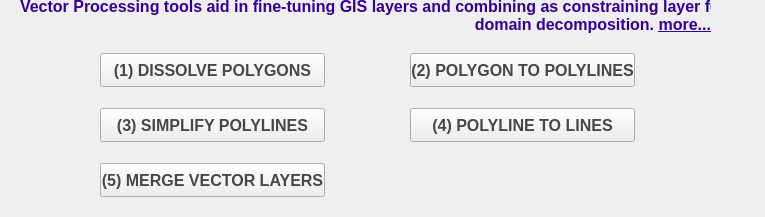
   <widget class="QWidget" name="PIHMgisToolBox_VectorProcessing">
    <property name="geometry">
     <rect>
      <x>0</x>
      <y>0</y>
      <width>765</width>
      <height>217</height>
     </rect>
    </property>
    <attribute name="label">
     <string>PIHMgis Toolset : : Vector Processing</string>
    </attribute>
    <widget class="QPushButton" name="pushButtonVectorProcessingDissolvePolygons">
     <property name="geometry">
      <rect>
       <x>100</x>
       <y>53</y>
       <width>225</width>
       <height>34</height>
      </rect>
     </property>
     <property name="palette">
      <palette>
       <active>
        <colorrole role="WindowText">
         <brush brushstyle="SolidPattern">
          <color alpha="255">
           <red>71</red>
           <green>71</green>
           <blue>71</blue>
          </color>
         </brush>
        </colorrole>
        <colorrole role="Text">
         <brush brushstyle="SolidPattern">
          <color alpha="255">
           <red>71</red>
           <green>71</green>
           <blue>71</blue>
          </color>
         </brush>
        </colorrole>
        <colorrole role="ButtonText">
         <brush brushstyle="SolidPattern">
          <color alpha="255">
           <red>71</red>
           <green>71</green>
           <blue>71</blue>
          </color>
         </brush>
        </colorrole>
       </active>
       <inactive>
        <colorrole role="WindowText">
         <brush brushstyle="SolidPattern">
          <color alpha="255">
           <red>71</red>
           <green>71</green>
           <blue>71</blue>
          </color>
         </brush>
        </colorrole>
        <colorrole role="Text">
         <brush brushstyle="SolidPattern">
          <color alpha="255">
           <red>71</red>
           <green>71</green>
           <blue>71</blue>
          </color>
         </brush>
        </colorrole>
        <colorrole role="ButtonText">
         <brush brushstyle="SolidPattern">
          <color alpha="255">
           <red>71</red>
           <green>71</green>
           <blue>71</blue>
          </color>
         </brush>
        </colorrole>
       </inactive>
       <disabled>
        <colorrole role="WindowText">
         <brush brushstyle="SolidPattern">
          <color alpha="255">
           <red>71</red>
           <green>71</green>
           <blue>71</blue>
          </color>
         </brush>
        </colorrole>
        <colorrole role="Text">
         <brush brushstyle="SolidPattern">
          <color alpha="255">
           <red>71</red>
           <green>71</green>
           <blue>71</blue>
          </color>
         </brush>
        </colorrole>
        <colorrole role="ButtonText">
         <brush brushstyle="SolidPattern">
          <color alpha="255">
           <red>71</red>
           <green>71</green>
           <blue>71</blue>
          </color>
         </brush>
        </colorrole>
       </disabled>
      </palette>
     </property>
     <property name="font">
      <font>
       <family>Lucida Grande</family>
       <pointsize>12</pointsize>
       <weight>75</weight>
       <bold>true</bold>
      </font>
     </property>
     <property name="styleSheet">
      <string notr="true">color: rgb(255, 51, 0);
color: rgb(71, 71, 71);</string>
     </property>
     <property name="locale">
      <locale language="English" country="UnitedStates"/>
     </property>
     <property name="text">
      <string>(1) DISSOLVE POLYGONS</string>
     </property>
     <property name="autoDefault">
      <bool>false</bool>
     </property>
     <property name="default">
      <bool>false</bool>
     </property>
     <property name="flat">
      <bool>false</bool>
     </property>
    </widget>
    <widget class="QPushButton" name="pushButtonVectorProcessingPolygonToPolylines">
     <property name="geometry">
      <rect>
       <x>410</x>
       <y>53</y>
       <width>225</width>
       <height>34</height>
      </rect>
     </property>
     <property name="palette">
      <palette>
       <active>
        <colorrole role="WindowText">
         <brush brushstyle="SolidPattern">
          <color alpha="255">
           <red>71</red>
           <green>71</green>
           <blue>71</blue>
          </color>
         </brush>
        </colorrole>
        <colorrole role="Text">
         <brush brushstyle="SolidPattern">
          <color alpha="255">
           <red>71</red>
           <green>71</green>
           <blue>71</blue>
          </color>
         </brush>
        </colorrole>
        <colorrole role="ButtonText">
         <brush brushstyle="SolidPattern">
          <color alpha="255">
           <red>71</red>
           <green>71</green>
           <blue>71</blue>
          </color>
         </brush>
        </colorrole>
       </active>
       <inactive>
        <colorrole role="WindowText">
         <brush brushstyle="SolidPattern">
          <color alpha="255">
           <red>71</red>
           <green>71</green>
           <blue>71</blue>
          </color>
         </brush>
        </colorrole>
        <colorrole role="Text">
         <brush brushstyle="SolidPattern">
          <color alpha="255">
           <red>71</red>
           <green>71</green>
           <blue>71</blue>
          </color>
         </brush>
        </colorrole>
        <colorrole role="ButtonText">
         <brush brushstyle="SolidPattern">
          <color alpha="255">
           <red>71</red>
           <green>71</green>
           <blue>71</blue>
          </color>
         </brush>
        </colorrole>
       </inactive>
       <disabled>
        <colorrole role="WindowText">
         <brush brushstyle="SolidPattern">
          <color alpha="255">
           <red>71</red>
           <green>71</green>
           <blue>71</blue>
          </color>
         </brush>
        </colorrole>
        <colorrole role="Text">
         <brush brushstyle="SolidPattern">
          <color alpha="255">
           <red>71</red>
           <green>71</green>
           <blue>71</blue>
          </color>
         </brush>
        </colorrole>
        <colorrole role="ButtonText">
         <brush brushstyle="SolidPattern">
          <color alpha="255">
           <red>71</red>
           <green>71</green>
           <blue>71</blue>
          </color>
         </brush>
        </colorrole>
       </disabled>
      </palette>
     </property>
     <property name="font">
      <font>
       <family>Lucida Grande</family>
       <pointsize>12</pointsize>
       <weight>75</weight>
       <bold>true</bold>
      </font>
     </property>
     <property name="styleSheet">
      <string notr="true">color: rgb(255, 51, 0);
color: rgb(71, 71, 71);</string>
     </property>
     <property name="locale">
      <locale language="English" country="UnitedStates"/>
     </property>
     <property name="text">
      <string>(2) POLYGON TO POLYLINES</string>
     </property>
     <property name="autoDefault">
      <bool>false</bool>
     </property>
     <property name="default">
      <bool>false</bool>
     </property>
     <property name="flat">
      <bool>false</bool>
     </property>
    </widget>
    <widget class="QPushButton" name="pushButtonVectorProcessingPolylineToLines">
     <property name="geometry">
      <rect>
       <x>410</x>
       <y>108</y>
       <width>225</width>
       <height>34</height>
      </rect>
     </property>
     <property name="palette">
      <palette>
       <active>
        <colorrole role="WindowText">
         <brush brushstyle="SolidPattern">
          <color alpha="255">
           <red>71</red>
           <green>71</green>
           <blue>71</blue>
          </color>
         </brush>
        </colorrole>
        <colorrole role="Text">
         <brush brushstyle="SolidPattern">
          <color alpha="255">
           <red>71</red>
           <green>71</green>
           <blue>71</blue>
          </color>
         </brush>
        </colorrole>
        <colorrole role="ButtonText">
         <brush brushstyle="SolidPattern">
          <color alpha="255">
           <red>71</red>
           <green>71</green>
           <blue>71</blue>
          </color>
         </brush>
        </colorrole>
       </active>
       <inactive>
        <colorrole role="WindowText">
         <brush brushstyle="SolidPattern">
          <color alpha="255">
           <red>71</red>
           <green>71</green>
           <blue>71</blue>
          </color>
         </brush>
        </colorrole>
        <colorrole role="Text">
         <brush brushstyle="SolidPattern">
          <color alpha="255">
           <red>71</red>
           <green>71</green>
           <blue>71</blue>
          </color>
         </brush>
        </colorrole>
        <colorrole role="ButtonText">
         <brush brushstyle="SolidPattern">
          <color alpha="255">
           <red>71</red>
           <green>71</green>
           <blue>71</blue>
          </color>
         </brush>
        </colorrole>
       </inactive>
       <disabled>
        <colorrole role="WindowText">
         <brush brushstyle="SolidPattern">
          <color alpha="255">
           <red>71</red>
           <green>71</green>
           <blue>71</blue>
          </color>
         </brush>
        </colorrole>
        <colorrole role="Text">
         <brush brushstyle="SolidPattern">
          <color alpha="255">
           <red>71</red>
           <green>71</green>
           <blue>71</blue>
          </color>
         </brush>
        </colorrole>
        <colorrole role="ButtonText">
         <brush brushstyle="SolidPattern">
          <color alpha="255">
           <red>71</red>
           <green>71</green>
           <blue>71</blue>
          </color>
         </brush>
        </colorrole>
       </disabled>
      </palette>
     </property>
     <property name="font">
      <font>
       <family>Lucida Grande</family>
       <pointsize>12</pointsize>
       <weight>75</weight>
       <bold>true</bold>
      </font>
     </property>
     <property name="styleSheet">
      <string notr="true">color: rgb(255, 51, 0);
color: rgb(71, 71, 71);</string>
     </property>
     <property name="locale">
      <locale language="English" country="UnitedStates"/>
     </property>
     <property name="text">
      <string>(4) POLYLINE TO LINES</string>
     </property>
     <property name="autoDefault">
      <bool>false</bool>
     </property>
     <property name="default">
      <bool>false</bool>
     </property>
     <property name="flat">
      <bool>false</bool>
     </property>
    </widget>
    <widget class="QPushButton" name="pushButtonVectorProcessingSimplifyPolylines">
     <property name="geometry">
      <rect>
       <x>100</x>
       <y>108</y>
       <width>225</width>
       <height>34</height>
      </rect>
     </property>
     <property name="palette">
      <palette>
       <active>
        <colorrole role="WindowText">
         <brush brushstyle="SolidPattern">
          <color alpha="255">
           <red>71</red>
           <green>71</green>
           <blue>71</blue>
          </color>
         </brush>
        </colorrole>
        <colorrole role="Text">
         <brush brushstyle="SolidPattern">
          <color alpha="255">
           <red>71</red>
           <green>71</green>
           <blue>71</blue>
          </color>
         </brush>
        </colorrole>
        <colorrole role="ButtonText">
         <brush brushstyle="SolidPattern">
          <color alpha="255">
           <red>71</red>
           <green>71</green>
           <blue>71</blue>
          </color>
         </brush>
        </colorrole>
       </active>
       <inactive>
        <colorrole role="WindowText">
         <brush brushstyle="SolidPattern">
          <color alpha="255">
           <red>71</red>
           <green>71</green>
           <blue>71</blue>
          </color>
         </brush>
        </colorrole>
        <colorrole role="Text">
         <brush brushstyle="SolidPattern">
          <color alpha="255">
           <red>71</red>
           <green>71</green>
           <blue>71</blue>
          </color>
         </brush>
        </colorrole>
        <colorrole role="ButtonText">
         <brush brushstyle="SolidPattern">
          <color alpha="255">
           <red>71</red>
           <green>71</green>
           <blue>71</blue>
          </color>
         </brush>
        </colorrole>
       </inactive>
       <disabled>
        <colorrole role="WindowText">
         <brush brushstyle="SolidPattern">
          <color alpha="255">
           <red>71</red>
           <green>71</green>
           <blue>71</blue>
          </color>
         </brush>
        </colorrole>
        <colorrole role="Text">
         <brush brushstyle="SolidPattern">
          <color alpha="255">
           <red>71</red>
           <green>71</green>
           <blue>71</blue>
          </color>
         </brush>
        </colorrole>
        <colorrole role="ButtonText">
         <brush brushstyle="SolidPattern">
          <color alpha="255">
           <red>71</red>
           <green>71</green>
           <blue>71</blue>
          </color>
         </brush>
        </colorrole>
       </disabled>
      </palette>
     </property>
     <property name="font">
      <font>
       <family>Lucida Grande</family>
       <pointsize>12</pointsize>
       <weight>75</weight>
       <bold>true</bold>
      </font>
     </property>
     <property name="styleSheet">
      <string notr="true">color: rgb(255, 51, 0);
color: rgb(71, 71, 71);</string>
     </property>
     <property name="locale">
      <locale language="English" country="UnitedStates"/>
     </property>
     <property name="text">
      <string>(3) SIMPLIFY POLYLINES</string>
     </property>
     <property name="autoDefault">
      <bool>false</bool>
     </property>
     <property name="default">
      <bool>false</bool>
     </property>
     <property name="flat">
      <bool>false</bool>
     </property>
    </widget>
    <widget class="QPushButton" name="pushButtonVectorProcessingMergeVectorLayers">
     <property name="geometry">
      <rect>
       <x>100</x>
       <y>163</y>
       <width>225</width>
       <height>34</height>
      </rect>
     </property>
     <property name="palette">
      <palette>
       <active>
        <colorrole role="WindowText">
         <brush brushstyle="SolidPattern">
          <color alpha="255">
           <red>71</red>
           <green>71</green>
           <blue>71</blue>
          </color>
         </brush>
        </colorrole>
        <colorrole role="Text">
         <brush brushstyle="SolidPattern">
          <color alpha="255">
           <red>71</red>
           <green>71</green>
           <blue>71</blue>
          </color>
         </brush>
        </colorrole>
        <colorrole role="ButtonText">
         <brush brushstyle="SolidPattern">
          <color alpha="255">
           <red>71</red>
           <green>71</green>
           <blue>71</blue>
          </color>
         </brush>
        </colorrole>
       </active>
       <inactive>
        <colorrole role="WindowText">
         <brush brushstyle="SolidPattern">
          <color alpha="255">
           <red>71</red>
           <green>71</green>
           <blue>71</blue>
          </color>
         </brush>
        </colorrole>
        <colorrole role="Text">
         <brush brushstyle="SolidPattern">
          <color alpha="255">
           <red>71</red>
           <green>71</green>
           <blue>71</blue>
          </color>
         </brush>
        </colorrole>
        <colorrole role="ButtonText">
         <brush brushstyle="SolidPattern">
          <color alpha="255">
           <red>71</red>
           <green>71</green>
           <blue>71</blue>
          </color>
         </brush>
        </colorrole>
       </inactive>
       <disabled>
        <colorrole role="WindowText">
         <brush brushstyle="SolidPattern">
          <color alpha="255">
           <red>71</red>
           <green>71</green>
           <blue>71</blue>
          </color>
         </brush>
        </colorrole>
        <colorrole role="Text">
         <brush brushstyle="SolidPattern">
          <color alpha="255">
           <red>71</red>
           <green>71</green>
           <blue>71</blue>
          </color>
         </brush>
        </colorrole>
        <colorrole role="ButtonText">
         <brush brushstyle="SolidPattern">
          <color alpha="255">
           <red>71</red>
           <green>71</green>
           <blue>71</blue>
          </color>
         </brush>
        </colorrole>
       </disabled>
      </palette>
     </property>
     <property name="font">
      <font>
       <family>Lucida Grande</family>
       <pointsize>12</pointsize>
       <weight>75</weight>
       <bold>true</bold>
      </font>
     </property>
     <property name="styleSheet">
      <string notr="true">color: rgb(255, 51, 0);
color: rgb(71, 71, 71);</string>
     </property>
     <property name="locale">
      <locale language="English" country="UnitedStates"/>
     </property>
     <property name="text">
      <string>(5) MERGE VECTOR LAYERS</string>
     </property>
     <property name="autoDefault">
      <bool>false</bool>
     </property>
     <property name="default">
      <bool>false</bool>
     </property>
     <property name="flat">
      <bool>false</bool>
     </property>
    </widget>
    <widget class="QLabel" name="label_10">
     <property name="geometry">
      <rect>
       <x>20</x>
       <y>-5</y>
       <width>691</width>
       <height>41</height>
      </rect>
     </property>
     <property name="font">
      <font>
       <pointsize>14</pointsize>
       <weight>50</weight>
       <bold>false</bold>
      </font>
     </property>
     <property name="styleSheet">
      <string notr="true">color: rgb(204, 51, 0);</string>
     </property>
     <property name="text">
      <string>&lt;html&gt;&lt;head/&gt;&lt;body&gt;&lt;p align=&quot;right&quot;&gt;&lt;span style=&quot; font-size:12pt; font-weight:600; color:#330099;&quot;&gt;Vector Processing tools aid in fine-tuning GIS layers and combining as constraining layer for &lt;br/&gt;domain decomposition. &lt;/span&gt;&lt;a href=&quot;http://cataract.cee.psu.edu/PIHM/index.php/PIHMgis_3.0#Vector_Processing&quot;&gt;&lt;span style=&quot; font-size:12pt; font-weight:600; text-decoration: underline; color:#330099;&quot;&gt;more...&lt;/span&gt;&lt;/a&gt;&lt;/p&gt;&lt;/body&gt;&lt;/html&gt;</string>
     </property>
     <property name="openExternalLinks">
      <bool>true</bool>
     </property>
    </widget>
   </widget>
